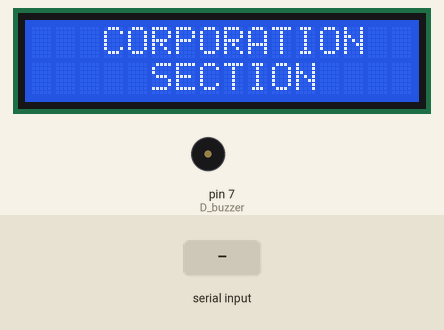
The sketch below on a simulated Arduino Uno, built with avr-gcc and run on an emulated ATmega328P. Shown: 16×2 character LCD, buzzer (waves = sounding, pin HIGH). The inputs (shaded band) are chosen by the test bench. What the sketch prints to the serial monitor is not drawn.

Above: at 1.2 s.
1.3 s: "C" received over Serial
At 2.7 s:
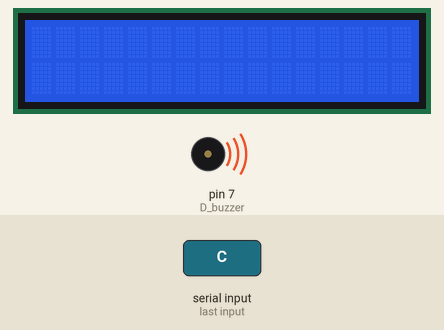
4.3 s: "A" received over Serial
At 7.8 s:
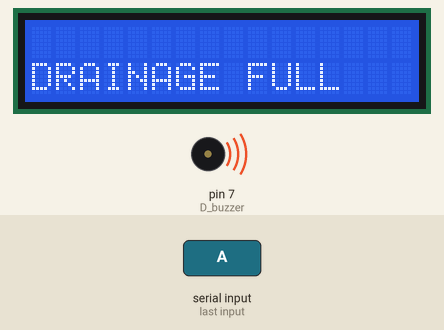
10.3 s: "B" received over Serial
At 13.0 s:
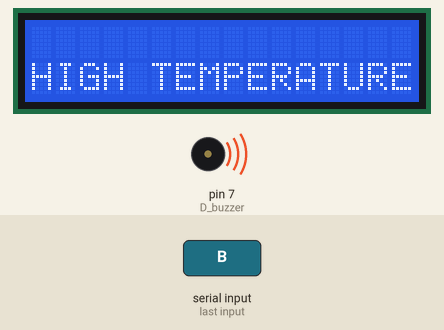
15.5 s: "D" received over Serial
At 18.1 s:
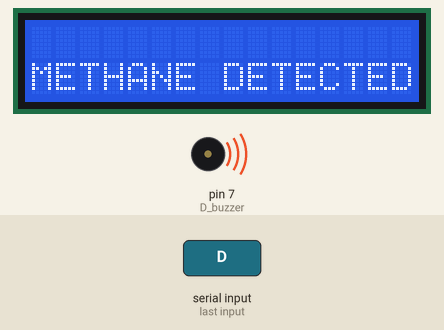
20.5 s: "E" received over Serial
At 23.3 s:
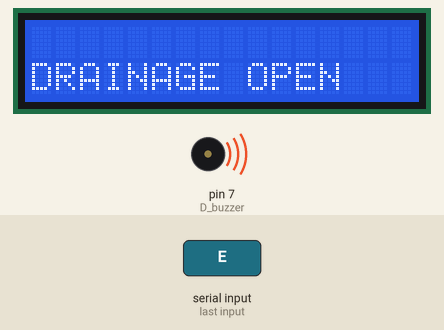
Timing chart, 0 to 24.5 s (numbered marks = the images above; inputs shaded):
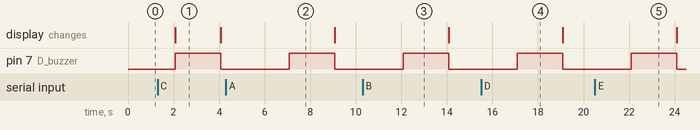

The sketch:

E1825_RX.ino
```cpp
#include<LiquidCrystal.h>
LiquidCrystal lcd(13, 12, 11, 10, 9, 8);
#include<SoftwareSerial.h>
SoftwareSerial zigbee(2, 3); //RX TX

void iot_send(String text);

char inchar;

# define D_buzzer 7

void setup() {
  // put your setup code here, to run once:

  Serial.begin(9600);
  lcd.begin(16, 2);
  zigbee.begin(9600);
  lcd.clear();
  lcd.setCursor(3, 0);
  lcd.print("CORPORATION");
  lcd.setCursor(5, 1);
  lcd.print("SECTION");
  digitalWrite(D_buzzer, LOW);
  pinMode(D_buzzer, OUTPUT);
}

void loop() {

  while (Serial.available() > 0)
  {
    inchar = (char)Serial.read();
    Serial.println(inchar);
    switch (inchar)
    {
      case'A':
        digitalWrite(D_buzzer, HIGH);
        delay(2000);
        digitalWrite(D_buzzer, LOW);
        lcd.clear();
        lcd.setCursor(0, 1);
        lcd.print("HIGH TEMPERATURE");
        iot_send("*HIGH TEMPERATURE#");
        break;

      case'B':
        digitalWrite(D_buzzer, HIGH);
         delay(2000);
        digitalWrite(D_buzzer, LOW);
        lcd.clear();
        lcd.setCursor(0, 1);
        lcd.print("METHANE DETECTED");
        iot_send("*METHANE DETECTED#");
        break;

      case'C':
        digitalWrite(D_buzzer, HIGH);
        lcd.clear();
         delay(2000);
        digitalWrite(D_buzzer, LOW);
        lcd.setCursor(0, 1);
        lcd.print("DRAINAGE FULL");
        iot_send("*DRAINAGE FULL#");
        break;

      case'D':
        digitalWrite(D_buzzer, HIGH);
         delay(2000);
        digitalWrite(D_buzzer, LOW);
        lcd.clear();
        lcd.setCursor(0, 1);
        lcd.print("DRAINAGE OPEN");
        iot_send("*DRAINAGE OPEN#");
        break;

      case'E':
        digitalWrite(D_buzzer, HIGH);
         delay(2000);
        digitalWrite(D_buzzer, LOW);
        lcd.clear();
        lcd.setCursor(0, 1);
        lcd.print("DRAINAGE BLOCKED");
        iot_send("*DRAINAGE BLOCKED#");
        break;
    }
  }
  delay(1000);
}

void iot_send(String text)
{
  for (int i = 0; i < text.length(); i++)
  {
    Serial.write(text[i]);
  }
  delay(3000);
}
```

Measured:
- after the input at 1.3 s, pin 7 (D_buzzer): LOW → HIGH after 0.77 s, → LOW 2.0 s later; the display: changes after 0.77 s (image 1)
- after the input at 4.3 s, pin 7 (D_buzzer): LOW → HIGH after 2.8 s, → LOW 2.0 s later
- after the input at 10.3 s, pin 7 (D_buzzer): LOW → HIGH after 1.8 s, → LOW 2.0 s later
- after the input at 15.5 s, pin 7 (D_buzzer): LOW → HIGH after 1.6 s, → LOW 2.0 s later
- after the input at 20.5 s, pin 7 (D_buzzer): LOW → HIGH after 1.6 s, → LOW 2.0 s later
- what the display in image 1 shows lasts 2.0 s, from 2.1 s to 4.1 s
